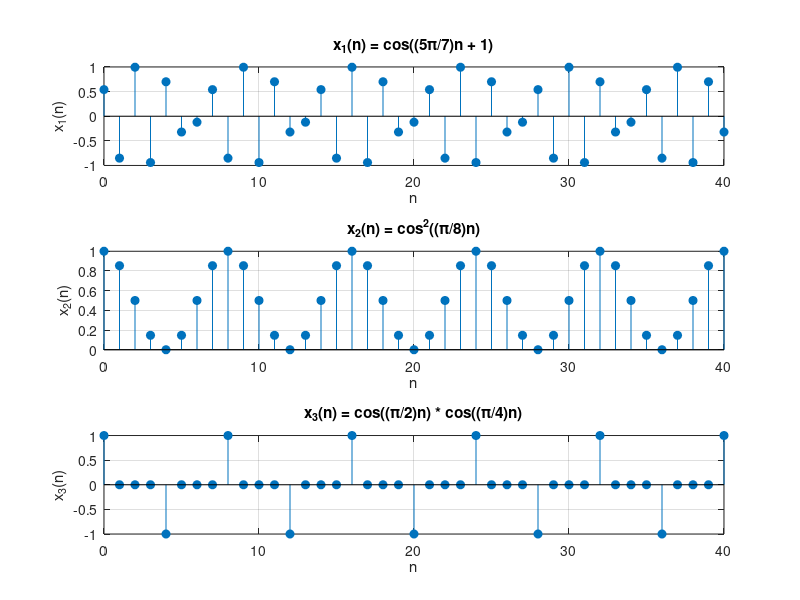

The MATLAB script that drew this image:
n = 0:40;

% Ορισμός των σημάτων
x1 = cos((6*pi/7)*n + 1);
x2 = cos(pi/8 * n).^2;
x3 = cos(pi/2 * n) .* cos(pi/4 * n);

% Σχεδίαση των σημάτων
figure;

subplot(3,1,1);
stem(n, x1, 'filled');
title('x_1(n) = cos((5π/7)n + 1)');
xlabel('n'); ylabel('x_1(n)');
grid on;

subplot(3,1,2);
stem(n, x2, 'filled');
title('x_2(n) = cos^2((π/8)n)');
xlabel('n'); ylabel('x_2(n)');
grid on;

subplot(3,1,3);
stem(n, x3, 'filled');
title('x_3(n) = cos((π/2)n) * cos((π/4)n)');
xlabel('n'); ylabel('x_3(n)');
grid on;
